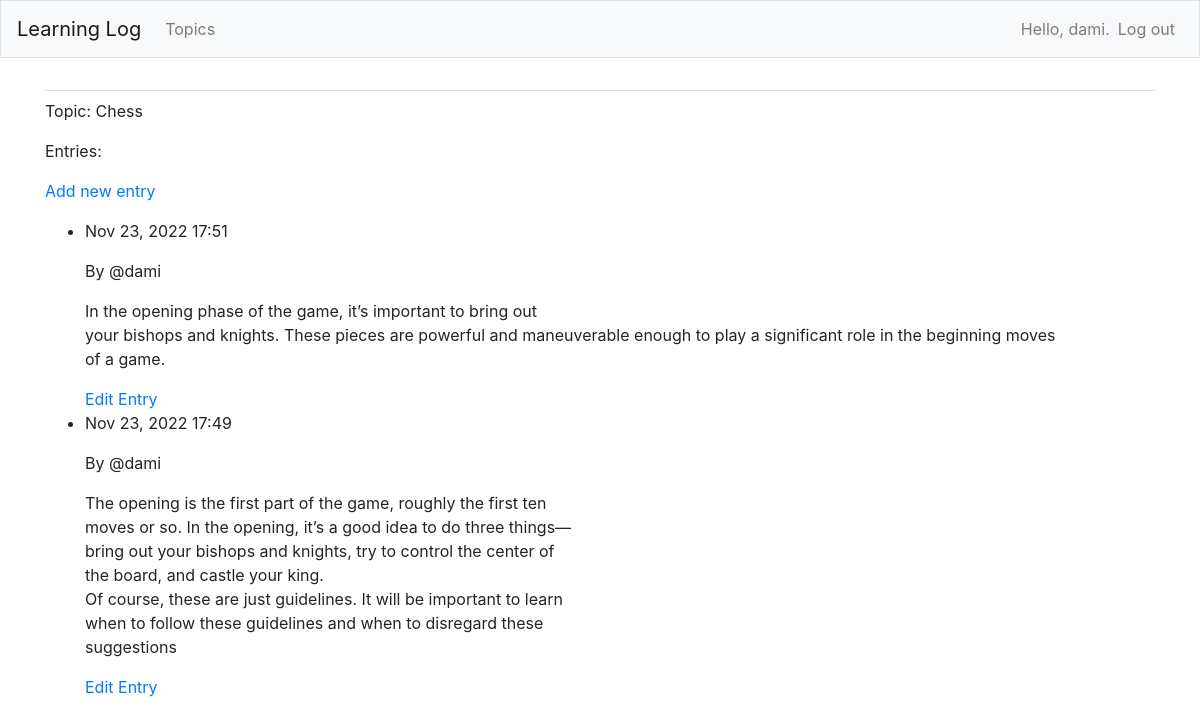
/topics/1 (signed in), run on the app's committed database.
### learning_logs/models.py (models this page shows, shortened)
class Topic(models.Model):
    text = models.CharField(max_length=200)
    date_added = models.DateTimeField(auto_now_add=True)
    owner = models.ForeignKey(User, on_delete=models.CASCADE)
    def __str__(self) -> str:
        return self.text

class Entry(models.Model):
    topic = models.ForeignKey(Topic, on_delete=models.CASCADE)
    text = models.TextField()
    date_added = models.DateTimeField(auto_now_add=True)
    class Meta:
        verbose_name_plural = 'entries'

### learning_logs/views.py (the view)
# urls.py: path('topics/<int:topic_id>', views.topic, name='topic'),
@login_required
def topic(request, topic_id):
    topic = Topic.objects.get(id=topic_id)
    if topic.owner != request.user:
        raise Http404
    entries = topic.entry_set.order_by('-date_added')
    context = {
        'topic': topic, 'entries': entries,
    }
    return render(request, 'learning_logs/topic.html', context)

### learning_logs/templates/learning_logs/topic.html
{% extends 'learning_logs/base.html' %}
{% block content %}
  <p>Topic: {{topic}}</p>
  <p>Entries:</p>
  <p>
    <a href="{% url 'learning_logs:new_entry' topic.id %}">Add new entry</a>
  </p>
  <ul>
    {% for entry in entries %}
      <li>
        <p>{{entry.date_added|date:'M d, Y H:i'}}</p>
        <p>By @{{entry.topic.owner.username}}</p>
        <p>{{entry.text|linebreaks}}</p>
        <a href="{% url 'learning_logs:edit_entry' entry.id %}">Edit Entry</a>
      </li>
    {% empty %}
      <li>There are no entries for this topic</li>
    {% endfor %}
  </ul>
{% endblock content %}

### learning_logs/templates/learning_logs/base.html (shortened to what this page needs)
{% load bootstrap4 %}
<!DOCTYPE html>
<html lang="en">
<head>
  {% bootstrap_css %}
</head>
<body>
  <nav class="navbar navbar-expand-md navbar-light bg-light mb-4 border">
    <a class="navbar-brand" href="{% url 'learning_logs:index'%}">Learning Log</a>
    <div class="collapse navbar-collapse" id="navbarCollapse">
      <ul class="navbar-nav mr-auto">
        <li class="nav-item">
          <a class="nav-link" href="{% url 'learning_logs:topics'%}">Topics</a>
        </li>
      </ul>
      <ul class="navbar-nav ml-auto">
        {% if user.is_authenticated %}
        <li class="nav-item">
          <span class="navbar-text">Hello, {{ user.username }}.</span>
        </li>
        <li class="nav-item">
        <a class="nav-link" href="{% url 'users:logout' %}">Log out</a>
        </li>
        {% endif %}
      </ul>
    </div>
  </nav>
  <main role="main" class="container">
    <div class="pb-2 mb-2 border-bottom">
    </div>
    <div>
      {% block content %}{% endblock content %}
    </div>
  </main>
</body>
</html>

### data on the page
Topic: text "Chess"
Entry: date_added "Nov 23, 2022 17:51", topic.owner.username "dami", text "In the opening phase of the game, it’s important to bring out your bishops and knights. These pieces are powerful and maneu\u0002verable enough to play a significant role in the beginning moves of a game."
Entry: date_added "Nov 23, 2022 17:49", topic.owner.username "dami", text "The opening is the first part of the game, roughly the first ten moves or so. In the opening, it’s a good idea to do three things— bring out your bishops and knights, try to control the center of the board, and castle your king. Of course, these are just guidelines. It will be important to learn when to follow these guidelines and when to disregard these suggestions"

### other printed values
{{ user.username }} "dami"
